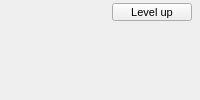
                <widget class="QFrame" name="card_5">
                 <layout class="QVBoxLayout" name="card_5_layout">
                  <property name="spacing">
                   <number>1</number>
                  </property>
                  <property name="leftMargin">
                   <number>8</number>
                  </property>
                  <property name="topMargin">
                   <number>2</number>
                  </property>
                  <property name="rightMargin">
                   <number>8</number>
                  </property>
                  <property name="bottomMargin">
                   <number>2</number>
                  </property>
                  <item>
                   <layout class="QHBoxLayout" name="card_5_top">
                    <item>
                     <widget class="QLabel" name="card_5_name">
                      <property name="text">
                       <string />
                      </property>
                      <property name="font">
                       <font>
                        <bold>true</bold>
                       </font>
                      </property>
                     </widget>
                    </item>
                    <item>
                     <widget class="IconRow" name="card_5_conditions" />
                    </item>
                    <item>
                     <spacer name="card_5_top_spacer">
                      <property name="orientation">
                       <enum>Qt::Horizontal</enum>
                      </property>
                      <property name="sizeHint" stdset="0">
                       <size>
                        <width>40</width>
                        <height>20</height>
                       </size>
                      </property>
                     </spacer>
                    </item>
                    <item>
                     <widget class="QLabel" name="card_5_klass">
                      <property name="text">
                       <string />
                      </property>
                      <property name="font">
                       <font>
                        <pointsize>8</pointsize>
                       </font>
                      </property>
                     </widget>
                    </item>
                   <item alignment="Qt::AlignRight">
                     <widget class="IconRow" name="card_5_quickfight" />
                    </item>
                    <item alignment="Qt::AlignRight">
                     <widget class="QPushButton" name="card_5_level_up">
                      <property name="font">
                       <font>
                        <pointsize>8</pointsize>
                       </font>
                      </property>
                      <property name="cursor">
                       <cursorShape>PointingHandCursor</cursorShape>
                      </property>
                      <property name="text">
                       <string>Level up</string>
                      </property>
                      <property name="minimumSize">
                       <size>
                        <width>0</width>
                        <height>18</height>
                       </size>
                      </property>
                      <property name="maximumSize">
                       <size>
                        <width>16777215</width>
                        <height>18</height>
                       </size>
                      </property>
                     </widget>
                    </item>
                   </layout>
                  </item>
                  <item>
                   <layout class="QVBoxLayout" name="card_5_bars">
                    <item>
                     <widget class="Bar" name="card_5_hp" />
                    </item>
                    <item>
                     <widget class="Bar" name="card_5_xp_0" />
                    </item>
                    <item>
                     <widget class="Bar" name="card_5_xp_1" />
                    </item>
                    <item>
                     <widget class="Bar" name="card_5_xp_2" />
                    </item>
                   </layout>
                  </item>
                  </layout>
                </widget>
